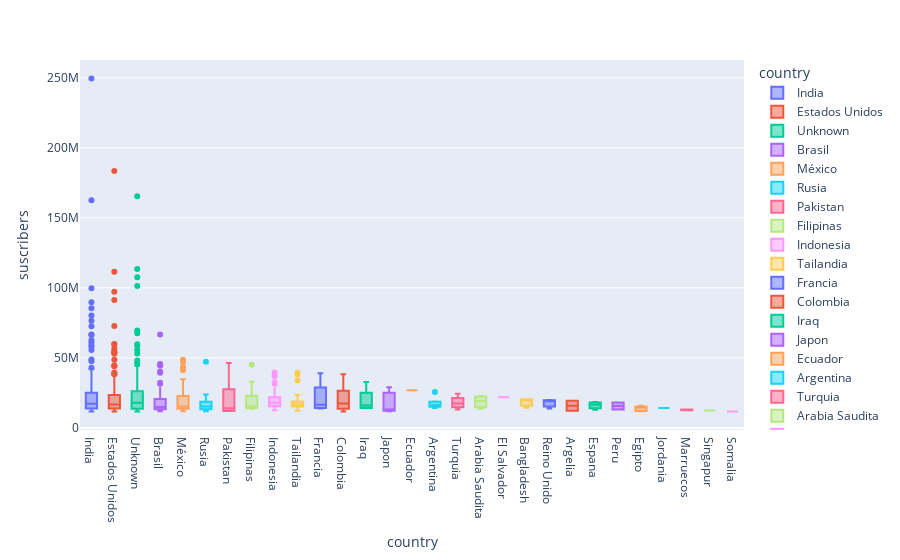

Notebook code for this chart:
### Code cell
# check the outlier in dataest in plotlty 
px.box(df,x='country',y='suscribers',color='country')

### Figure 1 — Plotly figure (JSON) as saved in the notebook; plotly's stock layout.template omitted (floating-point values rounded to 4 significant figures; data arrays with more than 128 entries replaced by an {"elided": "..."} marker saying what was removed)
{"data": [{"alignmentgroup": "True", "hovertemplate": "country=%{x}<br>suscribers=%{y}<extra></extra>", "legendgroup": "India", "marker": {"color": "#636efa"}, "name": "India", "notched": false, "offsetgroup": "India", "orientation": "v", "showlegend": true, "type": "box", "x": {"elided": "241 str values"}, "x0": " ", "xaxis": "x", "y": {"elided": "241 float values"}, "y0": " ", "yaxis": "y"}, {"alignmentgroup": "True", "hovertemplate": "country=%{x}<br>suscribers=%{y}<extra></extra>", "legendgroup": "Estados Unidos", "marker": {"color": "#EF553B"}, "name": "Estados Unidos", "notched": false, "offsetgroup": "Estados Unidos", "orientation": "v", "showlegend": true, "type": "box", "x": {"elided": "293 str values"}, "x0": " ", "xaxis": "x", "y": {"elided": "293 float values"}, "y0": " ", "yaxis": "y"}, {"alignmentgroup": "True", "hovertemplate": "country=%{x}<br>suscribers=%{y}<extra></extra>", "legendgroup": "Unknown", "marker": {"color": "#00cc96"}, "name": "Unknown", "notched": false, "offsetgroup": "Unknown", "orientation": "v", "showlegend": true, "type": "box", "x": {"elided": "171 str values"}, "x0": " ", "xaxis": "x", "y": {"elided": "171 float values"}, "y0": " ", "yaxis": "y"}, {"alignmentgroup": "True", "hovertemplate": "country=%{x}<br>suscribers=%{y}<extra></extra>", "legendgroup": "Brasil", "marker": {"color": "#ab63fa"}, "name": "Brasil", "notched": false, "offsetgroup": "Brasil", "orientation": "v", "showlegend": true, "type": "box", "x": ["Brasil", "Brasil", "Brasil", "Brasil", "Brasil", "Brasil", "Brasil", "Brasil", "Brasil", "Brasil", "Brasil", "Brasil", "Brasil", "Brasil", "Brasil", "Brasil", "Brasil", "Brasil", "Brasil", "Brasil", "Brasil", "Brasil", "Brasil", "Brasil", "Brasil", "Brasil", "Brasil", "Brasil", "Brasil", "Brasil", "Brasil", "Brasil", "Brasil", "Brasil", "Brasil", "Brasil", "Brasil", "Brasil", "Brasil", "Brasil", "Brasil", "Brasil", "Brasil", "Brasil", "Brasil", "Brasil", "Brasil", "Brasil", "Brasil", "Brasil", "Brasil", "Brasil", "Brasil", "Brasil", "Brasil", "Brasil", "Brasil", "Brasil", "Brasil", "Brasil", "Brasil", "Brasil", "Brasil", "Brasil"], "x0": " ", "xaxis": "x", "y": [66600000.0, 45600000, 45000000, 44400000, 40100000, 39300000, 32200000.0, 30600000, 27200000, 26600000, 26100000, 25900000, 23500000, 22500000, 22100000, 21100000, 20300000, 20100000, 20100000, 18600000, 18200000, 18000000, 17800000, 17400000, 17000000, 16500000, 16400000.0, 16100000.0, 16000000, 15600000, 15100000, 15000000, 14900000, 14800000, 14600000, 14600000, 14600000, 14600000, 14400000, 14200000, 14200000, 14200000, 14000000, 13900000, 13800000, 13800000, 13600000, 13400000, 13300000, 13300000, 13200000, 13200000, 12800000, 12800000, 12700000, 12600000, 12600000, 12400000, 12400000, 12400000, 12300000, 12200000, 12200000, 11900000], "y0": " ", "yaxis": "y"}, {"alignmentgroup": "True", "hovertemplate": "country=%{x}<br>suscribers=%{y}<extra></extra>", "legendgroup": "México", "marker": {"color": "#FFA15A"}, "name": "México", "notched": false, "offsetgroup": "México", "orientation": "v", "showlegend": true, "type": "box", "x": ["México", "México", "México", "México", "México", "México", "México", "México", "México", "México", "México", "México", "México", "México", "México", "México", "México", "México", "México", "México", "México", "México", "México", "México", "México", "México", "México", "México", "México", "México", "México", "México", "México", "México", "México", "México", "México", "México", "México", "México", "México", "México", "México", "México", "México", "México", "México", "México", "México", "México", "México", "México", "México", "México", "México", "México", "México", "México"], "x0": " ", "xaxis": "x", "y": [48600000, 47000000, 43400000, 42100000, 41100000, 34700000, 34600000, 34000000, 32000000, 31800000, 25700000, 24000000, 23100000, 23100000, 22800000, 21900000, 19800000, 19500000, 19200000, 18300000, 18200000, 17200000, 16800000, 16800000, 16700000, 16500000, 16200000, 16000000, 15200000, 15200000, 15000000, 15000000, 15000000, 14900000, 14800000, 14800000, 14800000, 14800000, 14400000, 14200000, 14000000, 14000000, 13900000, 13600000, 13200000, 13200000, 13000000, 13000000, 13000000, 12800000, 12600000, 12600000, 12600000, 12600000, 12600000, 12200000, 11900000, 11900000], "y0": " ", "yaxis": "y"}, {"alignmentgroup": "True", "hovertemplate": "country=%{x}<br>suscribers=%{y}<extra></extra>", "legendgroup": "Rusia", "marker": {"color": "#19d3f3"}, "name": "Rusia", "notched": false, "offsetgroup": "Rusia", "orientation": "v", "showlegend": true, "type": "box", "x": ["Rusia", "Rusia", "Rusia", "Rusia", "Rusia", "Rusia", "Rusia", "Rusia", "Rusia", "Rusia", "Rusia", "Rusia", "Rusia", "Rusia", "Rusia", "Rusia", "Rusia", "Rusia", "Rusia", "Rusia", "Rusia", "Rusia", "Rusia", "Rusia", "Rusia"], "x0": " ", "xaxis": "x", "y": [47300000, 23900000, 23700000, 20500000, 19100000, 19100000, 18600000, 17400000, 16800000, 16400000.0, 16300000, 16000000, 15200000, 14400000, 14200000, 14100000, 13700000, 13600000, 13600000, 12400000, 12300000, 12000000, 12000000, 11900000, 11900000], "y0": " ", "yaxis": "y"}, {"alignmentgroup": "True", "hovertemplate": "country=%{x}<br>suscribers=%{y}<extra></extra>", "legendgroup": "Pakistan", "marker": {"color": "#FF6692"}, "name": "Pakistan", "notched": false, "offsetgroup": "Pakistan", "orientation": "v", "showlegend": true, "type": "box", "x": ["Pakistan", "Pakistan", "Pakistan", "Pakistan", "Pakistan", "Pakistan", "Pakistan", "Pakistan", "Pakistan", "Pakistan", "Pakistan"], "x0": " ", "xaxis": "x", "y": [46400000, 45900000, 30200000, 19800000, 14700000, 14000000, 12400000, 12200000, 12100000, 12100000, 12000000], "y0": " ", "yaxis": "y"}, {"alignmentgroup": "True", "hovertemplate": "country=%{x}<br>suscribers=%{y}<extra></extra>", "legendgroup": "Filipinas", "marker": {"color": "#B6E880"}, "name": "Filipinas", "notched": false, "offsetgroup": "Filipinas", "orientation": "v", "showlegend": true, "type": "box", "x": ["Filipinas", "Filipinas", "Filipinas", "Filipinas", "Filipinas", "Filipinas", "Filipinas", "Filipinas", "Filipinas", "Filipinas", "Filipinas", "Filipinas", "Filipinas"], "x0": " ", "xaxis": "x", "y": [45000000, 32900000, 26800000, 21700000, 16800000, 16400000.0, 15400000, 15400000, 15200000, 14400000, 13800000, 13800000, 13400000], "y0": " ", "yaxis": "y"}, {"alignmentgroup": "True", "hovertemplate": "country=%{x}<br>suscribers=%{y}<extra></extra>", "legendgroup": "Indonesia", "marker": {"color": "#FF97FF"}, "name": "Indonesia", "notched": false, "offsetgroup": "Indonesia", "orientation": "v", "showlegend": true, "type": "box", "x": ["Indonesia", "Indonesia", "Indonesia", "Indonesia", "Indonesia", "Indonesia", "Indonesia", "Indonesia", "Indonesia", "Indonesia", "Indonesia", "Indonesia", "Indonesia", "Indonesia", "Indonesia", "Indonesia", "Indonesia", "Indonesia", "Indonesia", "Indonesia", "Indonesia", "Indonesia", "Indonesia", "Indonesia", "Indonesia", "Indonesia", "Indonesia", "Indonesia", "Indonesia", "Indonesia", "Indonesia", "Indonesia", "Indonesia", "Indonesia", "Indonesia", "Indonesia", "Indonesia", "Indonesia"], "x0": " ", "xaxis": "x", "y": [39600000, 36900000, 32600000, 30600000, 26700000, 25700000, 25400000, 24700000, 24300000, 21900000, 21300000, 21000000, 20500000, 19900000, 19300000, 18400000, 18200000, 18000000, 18000000, 17800000, 17300000, 16600000.0, 16200000, 16200000, 16000000, 16000000, 15600000, 15400000, 15400000, 15300000, 15200000, 14900000, 14400000, 14200000, 13600000, 13600000, 13200000, 12600000], "y0": " ", "yaxis": "y"}, {"alignmentgroup": "True", "hovertemplate": "country=%{x}<br>suscribers=%{y}<extra></extra>", "legendgroup": "Tailandia", "marker": {"color": "#FECB52"}, "name": "Tailandia", "notched": false, "offsetgroup": "Tailandia", "orientation": "v", "showlegend": true, "type": "box", "x": ["Tailandia", "Tailandia", "Tailandia", "Tailandia", "Tailandia", "Tailandia", "Tailandia", "Tailandia", "Tailandia", "Tailandia", "Tailandia", "Tailandia", "Tailandia", "Tailandia", "Tailandia", "Tailandia", "Tailandia", "Tailandia"], "x0": " ", "xaxis": "x", "y": [39400000, 38100000, 34000000, 23400000, 18800000, 18600000, 18000000, 17800000, 16800000, 16700000, 16600000.0, 16600000.0, 15600000, 15200000, 14600000, 14200000, 13600000, 12200000], "y0": " ", "yaxis": "y"}, {"alignmentgroup": "True", "hovertemplate": "country=%{x}<br>suscribers=%{y}<extra></extra>", "legendgroup": "Francia", "marker": {"color": "#636efa"}, "name": "Francia", "notched": false, "offsetgroup": "Francia", "orientation": "v", "showlegend": true, "type": "box", "x": ["Francia", "Francia", "Francia", "Francia"], "x0": " ", "xaxis": "x", "y": [39100000, 18400000, 14500000, 13900000], "y0": " ", "yaxis": "y"}, {"alignmentgroup": "True", "hovertemplate": "country=%{x}<br>suscribers=%{y}<extra></extra>", "legendgroup": "Colombia", "marker": {"color": "#EF553B"}, "name": "Colombia", "notched": false, "offsetgroup": "Colombia", "orientation": "v", "showlegend": true, "type": "box", "x": ["Colombia", "Colombia", "Colombia", "Colombia", "Colombia", "Colombia", "Colombia", "Colombia", "Colombia", "Colombia", "Colombia", "Colombia", "Colombia", "Colombia", "Colombia", "Colombia"], "x0": " ", "xaxis": "x", "y": [38300000, 34200000, 33000000, 29400000, 23700000, 23700000, 22900000, 18200000, 16500000, 16000000, 15400000, 13800000, 13600000, 12800000, 12200000, 11700000], "y0": " ", "yaxis": "y"}, {"alignmentgroup": "True", "hovertemplate": "country=%{x}<br>suscribers=%{y}<extra></extra>", "legendgroup": "Iraq", "marker": {"color": "#00cc96"}, "name": "Iraq", "notched": false, "offsetgroup": "Iraq", "orientation": "v", "showlegend": true, "type": "box", "x": ["Iraq", "Iraq", "Iraq", "Iraq"], "x0": " ", "xaxis": "x", "y": [32700000.0, 17600000, 14200000, 14200000], "y0": " ", "yaxis": "y"}, {"alignmentgroup": "True", "hovertemplate": "country=%{x}<br>suscribers=%{y}<extra></extra>", "legendgroup": "Japon", "marker": {"color": "#ab63fa"}, "name": "Japon", "notched": false, "offsetgroup": "Japon", "orientation": "v", "showlegend": true, "type": "box", "x": ["Japon", "Japon", "Japon"], "x0": " ", "xaxis": "x", "y": [29000000, 13100000, 11900000], "y0": " ", "yaxis": "y"}, {"alignmentgroup": "True", "hovertemplate": "country=%{x}<br>suscribers=%{y}<extra></extra>", "legendgroup": "Ecuador", "marker": {"color": "#FFA15A"}, "name": "Ecuador", "notched": false, "offsetgroup": "Ecuador", "orientation": "v", "showlegend": true, "type": "box", "x": ["Ecuador"], "x0": " ", "xaxis": "x", "y": [26800000], "y0": " ", "yaxis": "y"}, {"alignmentgroup": "True", "hovertemplate": "country=%{x}<br>suscribers=%{y}<extra></extra>", "legendgroup": "Argentina", "marker": {"color": "#19d3f3"}, "name": "Argentina", "notched": false, "offsetgroup": "Argentina", "orientation": "v", "showlegend": true, "type": "box", "x": ["Argentina", "Argentina", "Argentina", "Argentina", "Argentina", "Argentina", "Argentina"], "x0": " ", "xaxis": "x", "y": [25700000, 18800000, 18000000, 16400000.0, 16400000.0, 14600000, 14200000], "y0": " ", "yaxis": "y"}, {"alignmentgroup": "True", "hovertemplate": "country=%{x}<br>suscribers=%{y}<extra></extra>", "legendgroup": "Turquia", "marker": {"color": "#FF6692"}, "name": "Turquia", "notched": false, "offsetgroup": "Turquia", "orientation": "v", "showlegend": true, "type": "box", "x": ["Turquia", "Turquia", "Turquia", "Turquia"], "x0": " ", "xaxis": "x", "y": [24400000, 18200000, 16500000, 13100000], "y0": " ", "yaxis": "y"}, {"alignmentgroup": "True", "hovertemplate": "country=%{x}<br>suscribers=%{y}<extra></extra>", "legendgroup": "Arabia Saudita", "marker": {"color": "#B6E880"}, "name": "Arabia Saudita", "notched": false, "offsetgroup": "Arabia Saudita", "orientation": "v", "showlegend": true, "type": "box", "x": ["Arabia Saudita", "Arabia Saudita", "Arabia Saudita", "Arabia Saudita"], "x0": " ", "xaxis": "x", "y": [22700000, 22300000, 16000000, 13600000], "y0": " ", "yaxis": "y"}, {"alignmentgroup": "True", "hovertemplate": "country=%{x}<br>suscribers=%{y}<extra></extra>", "legendgroup": "El Salvador", "marker": {"color": "#FF97FF"}, "name": "El Salvador", "notched": false, "offsetgroup": "El Salvador", "orientation": "v", "showlegend": true, "type": "box", "x": ["El Salvador"], "x0": " ", "xaxis": "x", "y": [21900000], "y0": " ", "yaxis": "y"}, {"alignmentgroup": "True", "hovertemplate": "country=%{x}<br>suscribers=%{y}<extra></extra>", "legendgroup": "Bangladesh", "marker": {"color": "#FECB52"}, "name": "Bangladesh", "notched": false, "offsetgroup": "Bangladesh", "orientation": "v", "showlegend": true, "type": "box", "x": ["Bangladesh", "Bangladesh", "Bangladesh"], "x0": " ", "xaxis": "x", "y": [20500000, 20400000, 14300000], "y0": " ", "yaxis": "y"}, {"alignmentgroup": "True", "hovertemplate": "country=%{x}<br>suscribers=%{y}<extra></extra>", "legendgroup": "Reino Unido", "marker": {"color": "#636efa"}, "name": "Reino Unido", "notched": false, "offsetgroup": "Reino Unido", "orientation": "v", "showlegend": true, "type": "box", "x": ["Reino Unido", "Reino Unido", "Reino Unido"], "x0": " ", "xaxis": "x", "y": [19900000, 19500000, 13800000], "y0": " ", "yaxis": "y"}, {"alignmentgroup": "True", "hovertemplate": "country=%{x}<br>suscribers=%{y}<extra></extra>", "legendgroup": "Argelia", "marker": {"color": "#EF553B"}, "name": "Argelia", "notched": false, "offsetgroup": "Argelia", "orientation": "v", "showlegend": true, "type": "box", "x": ["Argelia", "Argelia"], "x0": " ", "xaxis": "x", "y": [19300000, 12200000], "y0": " ", "yaxis": "y"}, {"alignmentgroup": "True", "hovertemplate": "country=%{x}<br>suscribers=%{y}<extra></extra>", "legendgroup": "Espana", "marker": {"color": "#00cc96"}, "name": "Espana", "notched": false, "offsetgroup": "Espana", "orientation": "v", "showlegend": true, "type": "box", "x": ["Espana", "Espana", "Espana", "Espana"], "x0": " ", "xaxis": "x", "y": [18400000, 18000000, 15200000, 13000000], "y0": " ", "yaxis": "y"}, {"alignmentgroup": "True", "hovertemplate": "country=%{x}<br>suscribers=%{y}<extra></extra>", "legendgroup": "Peru", "marker": {"color": "#ab63fa"}, "name": "Peru", "notched": false, "offsetgroup": "Peru", "orientation": "v", "showlegend": true, "type": "box", "x": ["Peru", "Peru"], "x0": " ", "xaxis": "x", "y": [18200000, 13200000], "y0": " ", "yaxis": "y"}, {"alignmentgroup": "True", "hovertemplate": "country=%{x}<br>suscribers=%{y}<extra></extra>", "legendgroup": "Egipto", "marker": {"color": "#FFA15A"}, "name": "Egipto", "notched": false, "offsetgroup": "Egipto", "orientation": "v", "showlegend": true, "type": "box", "x": ["Egipto", "Egipto", "Egipto", "Egipto", "Egipto"], "x0": " ", "xaxis": "x", "y": [15800000, 15200000, 14800000, 12200000, 11900000], "y0": " ", "yaxis": "y"}, {"alignmentgroup": "True", "hovertemplate": "country=%{x}<br>suscribers=%{y}<extra></extra>", "legendgroup": "Jordania", "marker": {"color": "#19d3f3"}, "name": "Jordania", "notched": false, "offsetgroup": "Jordania", "orientation": "v", "showlegend": true, "type": "box", "x": ["Jordania"], "x0": " ", "xaxis": "x", "y": [14200000], "y0": " ", "yaxis": "y"}, {"alignmentgroup": "True", "hovertemplate": "country=%{x}<br>suscribers=%{y}<extra></extra>", "legendgroup": "Marruecos", "marker": {"color": "#FF6692"}, "name": "Marruecos", "notched": false, "offsetgroup": "Marruecos", "orientation": "v", "showlegend": true, "type": "box", "x": ["Marruecos", "Marruecos"], "x0": " ", "xaxis": "x", "y": [13200000, 12600000], "y0": " ", "yaxis": "y"}, {"alignmentgroup": "True", "hovertemplate": "country=%{x}<br>suscribers=%{y}<extra></extra>", "legendgroup": "Singapur", "marker": {"color": "#B6E880"}, "name": "Singapur", "notched": false, "offsetgroup": "Singapur", "orientation": "v", "showlegend": true, "type": "box", "x": ["Singapur"], "x0": " ", "xaxis": "x", "y": [12400000], "y0": " ", "yaxis": "y"}, {"alignmentgroup": "True", "hovertemplate": "country=%{x}<br>suscribers=%{y}<extra></extra>", "legendgroup": "Somalia", "marker": {"color": "#FF97FF"}, "name": "Somalia", "notched": false, "offsetgroup": "Somalia", "orientation": "v", "showlegend": true, "type": "box", "x": ["Somalia"], "x0": " ", "xaxis": "x", "y": [11700000], "y0": " ", "yaxis": "y"}], "layout": {"boxmode": "overlay", "legend": {"title": {"text": "country"}, "tracegroupgap": 0}, "margin": {"t": 60}, "xaxis": {"anchor": "y", "categoryarray": ["India", "Estados Unidos", "Unknown", "Brasil", "México", "Rusia", "Pakistan", "Filipinas", "Indonesia", "Tailandia", "Francia", "Colombia", "Iraq", "Japon", "Ecuador", "Argentina", "Turquia", "Arabia Saudita", "El Salvador", "Bangladesh", "Reino Unido", "Argelia", "Espana", "Peru", "Egipto", "Jordania", "Marruecos", "Singapur", "Somalia"], "categoryorder": "array", "domain": [0, 1], "title": {"text": "country"}}, "yaxis": {"anchor": "x", "domain": [0, 1], "title": {"text": "suscribers"}}}}
